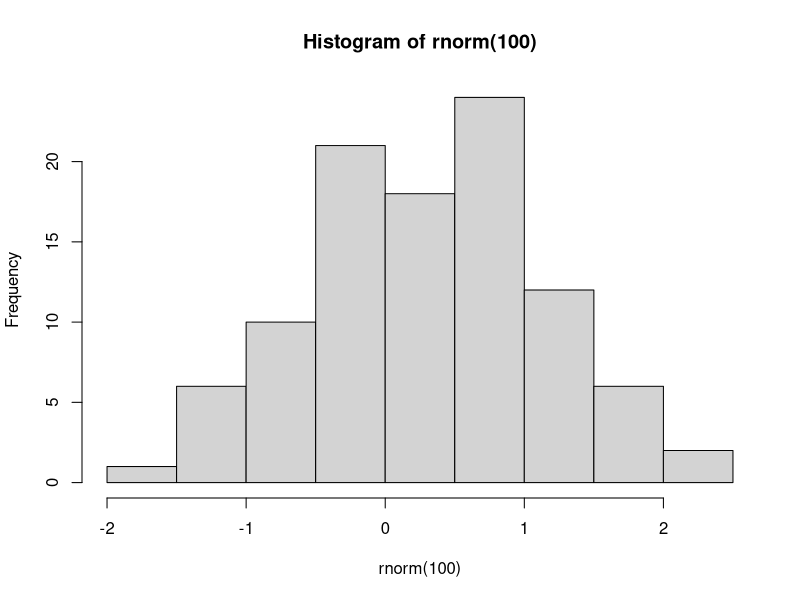
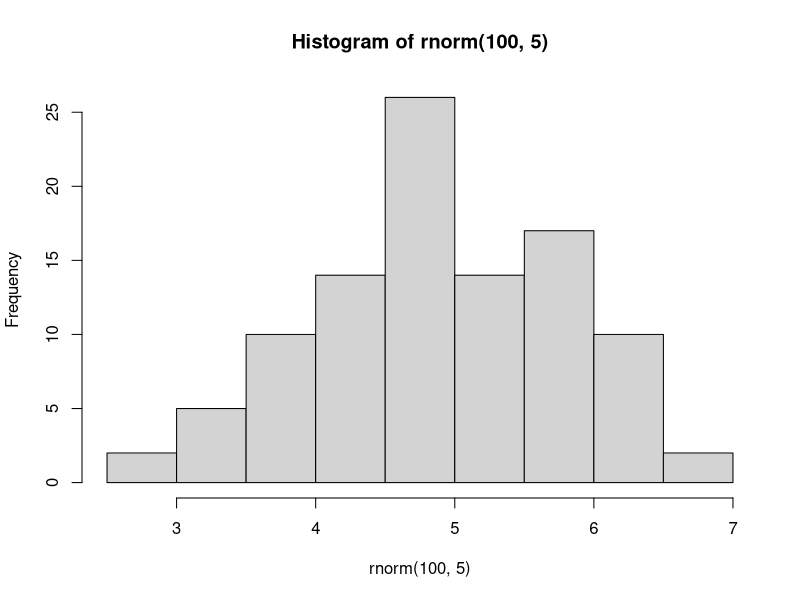

R code for these plots, in order:
## ---- chunk 1
#| layout-ncol: 2
hist(rnorm(100))
hist(rnorm(100,5))
